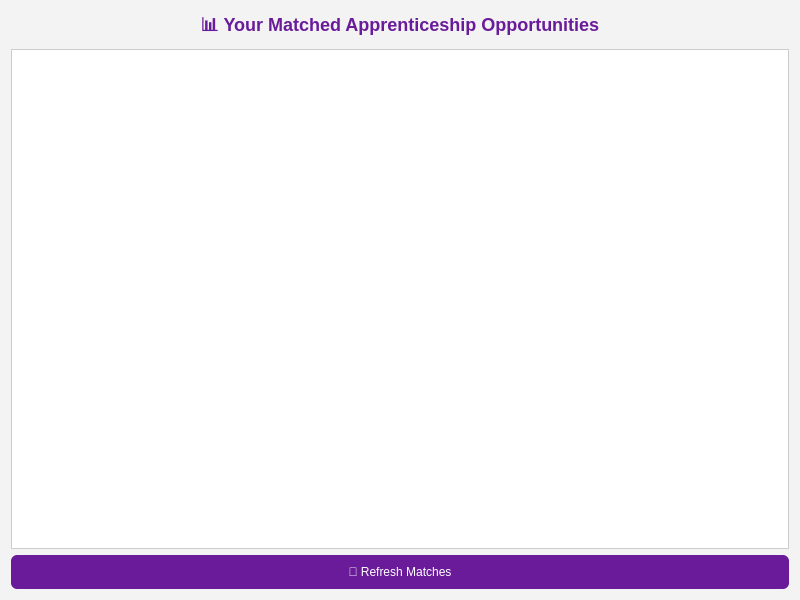
<?xml version="1.0" encoding="UTF-8"?>
<ui version="4.0">
 <class>MatchResults</class>
 <widget class="QWidget" name="MatchResults">
  <property name="geometry"><rect><x>0</x><y>0</y><width>800</width><height>600</height></rect></property>
  <property name="windowTitle"><string>Matched Opportunities</string></property>
  <property name="styleSheet"><string>
    QWidget {
        background-color: #f3f3f3;
        font-family: 'Segoe UI';
    }
    QLabel {
        font-size: 18px;
        font-weight: bold;
        color: #6A1B9A;
    }
    QPushButton {
        background-color: #6A1B9A;
        color: white;
        padding: 10px;
        border-radius: 6px;
    }
    QPushButton:hover {
        background-color: #4A148C;
    }
    QTableWidget {
        background-color: white;
        border: 1px solid #ccc;
    }
  </string></property>
  <layout class="QVBoxLayout" name="verticalLayout">
   <item><widget class="QLabel" name="label_title"><property name="text"><string>📊 Your Matched Apprenticeship Opportunities</string></property><property name="alignment"><set>Qt::AlignCenter</set></property></widget></item>
   <item><widget class="QTableWidget" name="table_matches"/></item>
   <item><widget class="QPushButton" name="btn_refresh"><property name="text"><string>🔄 Refresh Matches</string></property></widget></item>
  </layout>
 </widget>
 <resources/>
 <connections/>
</ui>
